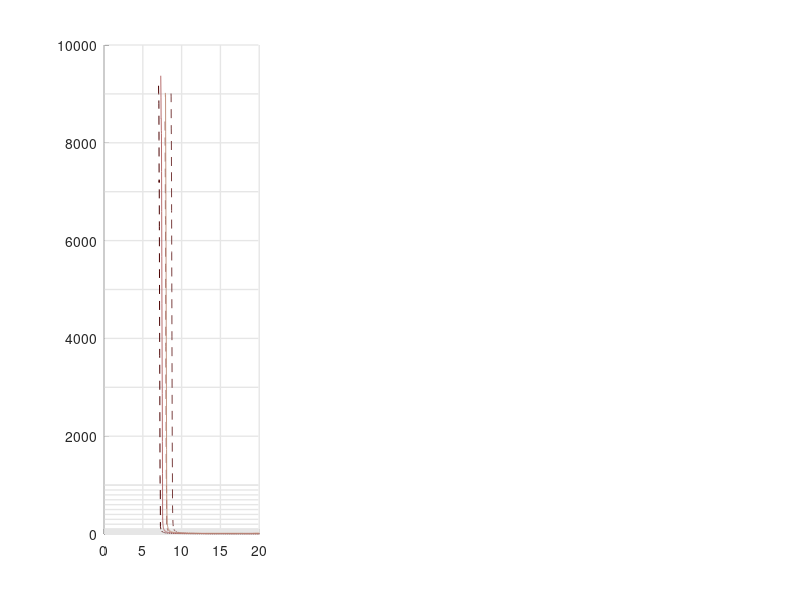

MATLAB code to generate this figure: (Note: this script raises an error after producing the figure.)
summercc = (summer(12));
autumncc = (autumn(12));
wintercc = flipud(winter(12));
springcc = (spring(12));
pinkcc = flipud(pink(12)); 
coolcc = (cool(12)); 
%% Input
% Growth rate fit to current data
w = 0.09;
year_rate_change = (2030);

% rate change for cumulative storage
rtarget4 = [0.072, 0.07217, 0.075, 0.0761]; % Central 4 Gt
rtarget5 = [0.087546, 0.088, 0.0925, 0.09472]; % Delayed Electrification & Low land 5.5 Gt
rtarget4z = [0.080169, 0.080225, 0.0836, 0.0851]; % Net negative 4.7 Gt

% rate change for storage rate
rtarget316 = [0.075037, 0.07516, 0.07943, 0.0818]; % central 316 Mt/y
rtarget380 = [0.08055, 0.080744, 0.0862, 0.08863]; % Delayed Electrification 380 Mt/y
rtarget680 = [0.099612, 0.09973, 0.1088, 0.114]; % Low land 680 Mt/y
rtarget465 = [0.08698, 0.087295, 0.0935, 0.097]; % Net negative 465 Mt/y

% resulting storage - C for cumulative storage
Qtarget4 =[505.4473, 362.7771, 50.7197, 35.5949]; % mod 506, 366, 50.6, 36.6 - obs 505.4473, 362.7771, 50.7197, 35.5949
Qtarget5 =[501.9670, 362.1510, 50.8073, 36.4662]; % mod 506, 366, 50.6, 36.6 - obs 497.6503, 350.4581, 50.8073, 36.8461
Qtarget4z =[500.2358, 360.2792, 50.8073, 36.0902]; % mod 506, 366, 50.6, 36.6 - obs 500.2358, 360.2792, 50.8073, 36.0902


% resulting storage - C for storage rate
Qtarget316 = [503.7042, 355.9491, 50.3704, 36.6557]; % central 316 Mt/y
Qtarget380 = [505.4473, 366.5566, 50.0236, 36.0279]; % Delayed Electrification 380 Mt/y
Qtarget680 = [503.7042,  364.0326, 50.9832, 36.4033]; % Low land 680 Mt/y
Qtarget465 = [505.4473,  363.4043, 50.8073, 35.6564]; % Net negative 465 Mt/y

% resulting year of peak injection for cumulative storage 
% peak_target4 = [2117.1, 2112.3, 2082.5, 2076.8];
% peak_target5 = [2100.9, 2096.9, 2072.6, 2068.1];
% peak_target4z = [2108.1, 2103.9, 2077.1, 2071.9];
% peak_target2 =[2350, 2350, 2350, 2350];

% resulting year of peak injection for storage rate
% peak_target316 = [2113.7, 2108.7, 2079.4, 2074];
% peak_target380 = [2107.9, 2103, 2075.5, 2070.6];
% peak_target680 = [2092.9, 2089, 2066.2, 2061.4];
% peak_target465 = [2101.9, 2098, 2072.1, 2066.7];
% peak_target240 = [2123.6, 2118.6, 2085.7, 2080];


%% Now plot target tradeoff curves
subplot(1,3,1)
hold on
axis_def = [0 20 1 10000];
line_grey = ones(1,3).*0.9;
for i=1:1:10
plot([axis_def(1)+0.1, axis_def(2)-0.1], [i i], 'linewidth', 1, 'color', line_grey,'HandleVisibility','off')
end
for i=10:10:101
plot([axis_def(1)+0.1, axis_def(2)-0.1], [i i], 'linewidth', 1, 'color', line_grey,'HandleVisibility','off')
end
for i=100:100:1000
plot([axis_def(1)+0.1, axis_def(2)-0.1], [i i], 'linewidth', 1, 'color', line_grey,'HandleVisibility','off')
end
for i=1000:1000:10000
plot([axis_def(1)+0.1, axis_def(2)-0.1], [i i], 'linewidth', 1, 'color', line_grey,'HandleVisibility','off')
end
for i=axis_def(1):5:axis_def(2)
plot([i, i], [axis_def(3) axis_def(4)], 'linewidth', 1, 'color', line_grey,'HandleVisibility','off')
end

% load cumulative storage contours 
load('target4.txt')
Rr = target4(:,1);  % growth rate
M = target4(:,2); % Qmin
plot(Rr.*100, M, '--', 'color', pinkcc(end,:))
hold on
load('target5.txt')
Rr = target5(:,1);  % growth rate
M = target5(:,2); % Qmin
plot(Rr.*100, M, '--', 'color', pinkcc(end-1,:))
hold on
load('target4z.txt')
Rr = target4z(:,1);  % growth rate
M = target4z(:,2); % Qmin
plot(Rr.*100, M, '--', 'color', pinkcc(end-2,:))
hold on

load('target316.txt')
Rr = target316(:,1);  % growth rate
M = target316(:,2); % Qmin
plot(Rr.*100, M, '-', 'color', pinkcc(end-3,:))
hold on
load('target380.txt')
Rr = target380(:,1);  % growth rate
M = target380(:,2); % Qmin
plot(Rr.*100, M, '-', 'color', pinkcc(end-4,:))
hold on
load('target680.txt')
Rr = target680(:,1);  % growth rate
M = target680(:,2); % Qmin
plot(Rr.*100, M, '-', 'color', pinkcc(end-5,:))
hold on
load('target465.txt')
Rr = target465(:,1);  % growth rate
M = target465(:,2); % Qmin
plot(Rr.*100, M, '-', 'color', pinkcc(end-6,:))
hold on

% plot onshore and USGS storage resource estimates 
yline(366);
yline(506);
yline(36.6);
yline(50.6);

    

for i=1:length(Qtarget4)
    cum_2030 = exp(year_rate_change.*w).*exp(-182.6431721);
    C = (Qtarget4(i)-cum_2030);
    plot(rtarget4(i).*100,C, '.','markersize', 30, 'color', coolcc(i+1,:),'HandleVisibility','off')
end

for i=1:length(Qtarget5)
    cum_2030 = exp(year_rate_change.*w).*exp(-182.6431721);
    C = (Qtarget5(i)-cum_2030);
    plot(rtarget5(i).*100,C, '.','markersize', 30, 'color', summercc(i+1,:),'HandleVisibility','off')
end
for i=1:length(Qtarget4z)
    cum_2030 = exp(year_rate_change.*w).*exp(-182.6431721);
    C = (Qtarget4z(i)-cum_2030);
    plot(rtarget4z(i).*100,C, '.','markersize', 30, 'color', autumncc(i+1,:),'HandleVisibility','off')
end

for i=1:length(Qtarget316)
    cum_2030 = exp(year_rate_change.*w).*exp(-182.6431721);
    C = (Qtarget316(i)-cum_2030);
    plot(rtarget316(i).*100,C, '.','markersize', 30, 'color', coolcc(i+5,:),'HandleVisibility','off')
end
for i=1:length(Qtarget380)
    cum_2030 = exp(year_rate_change.*w).*exp(-182.6431721);
    C = (Qtarget380(i)-cum_2030);
    plot(rtarget380(i).*100,C, '.','markersize', 30, 'color', summercc(i+5,:),'HandleVisibility','off')
end
for i=1:length(Qtarget680)
    cum_2030 = exp(year_rate_change.*w).*exp(-182.6431721);
    C = (Qtarget680(i)-cum_2030);
    plot(rtarget680(i).*100,C, '.','markersize', 30, 'color', springcc(i+5,:),'HandleVisibility','off')
end
for i=1:length(Qtarget465)
    cum_2030 = exp(year_rate_change.*w).*exp(-182.6431721);
    C = (Qtarget465(i)-cum_2030);
    plot(rtarget465(i).*100,C, '.','markersize', 30, 'color', autumncc(i+5,:),'HandleVisibility','off')
end

% format plot
set(gca, 'YScale', 'log')
axis(axis_def)
box on
xlabel('Growth Rate [%]')
ylabel('Storage resource required [Gt]')

set(gca,'linewidth',1.5)

text(5.1, 4, sprintf('Cumulative storage by 2050'), 'fontsize', 14)
text(13.5, 4, sprintf('Storage rate by 2050'), 'fontsize', 14)
set(gca, 'Color', 'white');
set(gcf, 'Color', 'white');

legend({['4 Gt'],['5.5 Gt'], ['4.7 Gt'],['316 Mt/yr'],['380 Mt/yr'],['680 Mt/yr'],['465 Mt/yr']}, ...
    'Box', 'off',  'fontsize', 13,'location', 'southwest')
